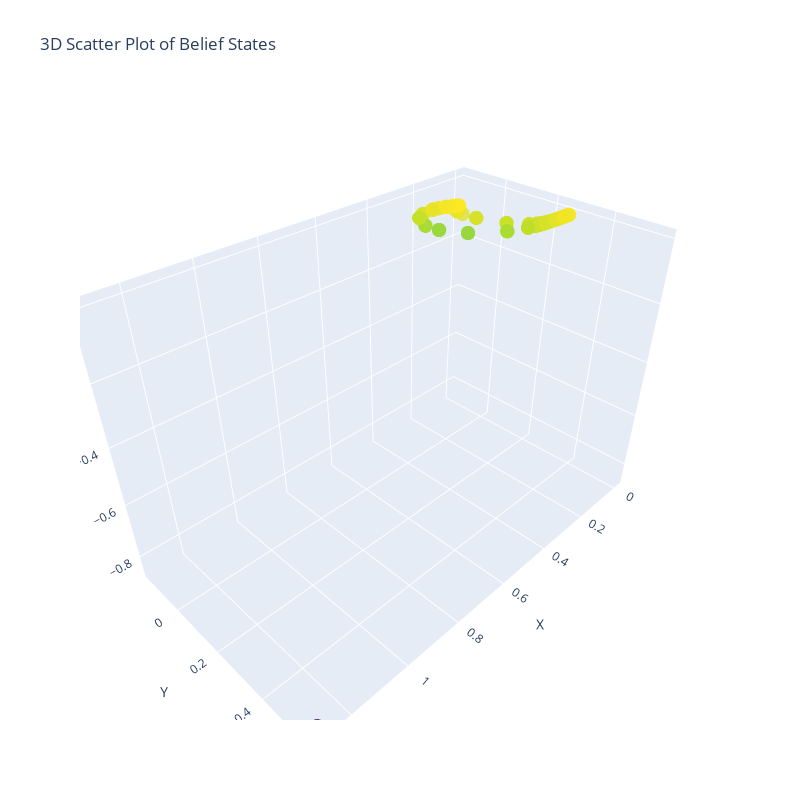

Write notebook code for a chart like this one.
### Code cell
from epsilon_transformers.process.transition_matrices import get_matrix_from_args
from epsilon_transformers.process.processes import TransitionMatrixGHMM
import matplotlib.pyplot as plt
import numpy as np
T = get_matrix_from_args("post_quantum", alpha=np.exp(1), beta=.01)
print(T.shape)
process = TransitionMatrixGHMM(T)
process.name = "post_quantum"
msp = process.derive_mixed_state_tree(9)
beliefs = np.array(msp.belief_states).squeeze()
import plotly.graph_objects as go

fig = go.Figure(data=[go.Scatter3d(
    x=beliefs[:, 0],
    y=beliefs[:, 1],
    z=beliefs[:, 2],
    mode='markers',
    marker=dict(
        size=5,
        color=beliefs[:, 2],  # color by z-axis value
        colorscale='Viridis',
        opacity=0.8
    )
)])

fig.update_layout(scene=dict(
    xaxis_title='X',
    yaxis_title='Y',
    zaxis_title='Z'
),
    width=800,
    height=800,
    title='3D Scatter Plot of Belief States'
)

fig.show()

### Figure 1 — Plotly figure (JSON) as saved in the notebook; plotly's stock layout.template omitted (floating-point values rounded to 4 significant figures; data arrays with more than 128 entries replaced by an {"elided": "..."} marker saying what was removed)
{"data": [{"marker": {"color": {"elided": "14410 float values"}, "colorscale": [[0, "#440154"], [0.1111, "#482878"], [0.2222, "#3e4989"], [0.3333, "#31688e"], [0.4444, "#26828e"], [0.5556, "#1f9e89"], [0.6667, "#35b779"], [0.7778, "#6ece58"], [0.8889, "#b5de2b"], [1, "#fde725"]], "opacity": 0.8, "size": 5}, "mode": "markers", "type": "scatter3d", "x": {"elided": "14410 float values"}, "y": {"elided": "14410 float values"}, "z": {"elided": "14410 float values"}}], "layout": {"height": 800, "scene": {"xaxis": {"title": {"text": "X"}}, "yaxis": {"title": {"text": "Y"}}, "zaxis": {"title": {"text": "Z"}}}, "title": {"text": "3D Scatter Plot of Belief States"}, "width": 800}}
